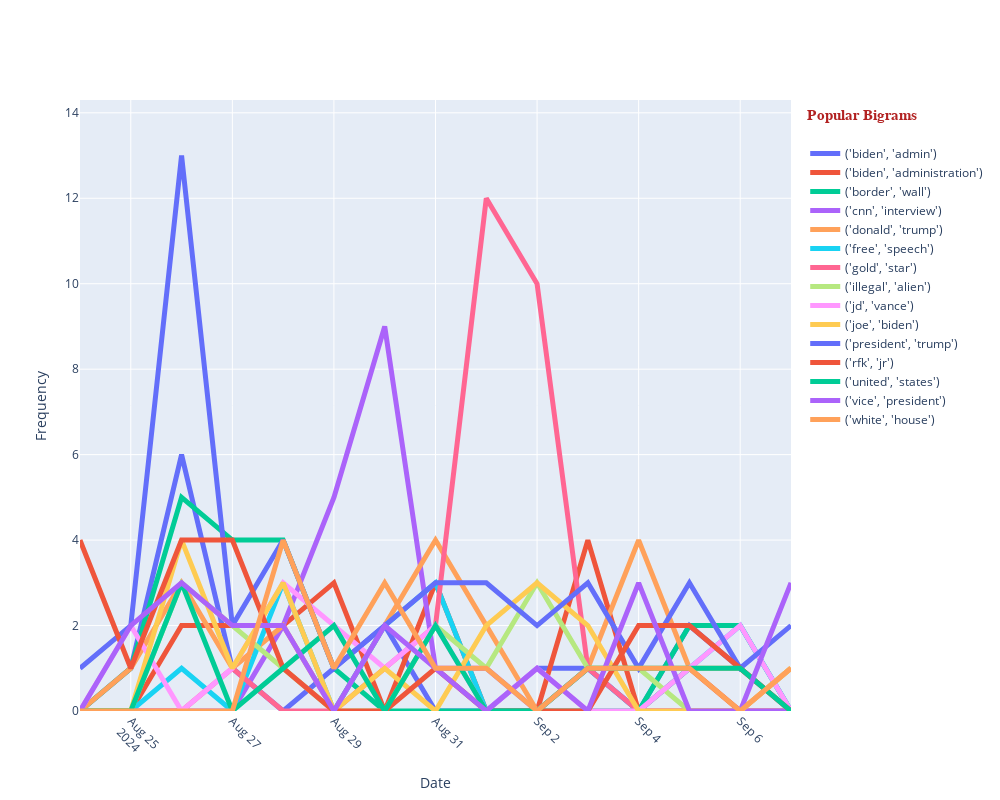

Notebook source saved alongside this figure:
### Code cell
ngram_time_last_n_days_interactive(dataframe=kamala_harris_df, 
                    num=2, 
                    last_ndays=14,
                    extra_stops=kamala_harris, 
                    top_n=15,
                    set_title=False,
                    save_filename=False)
